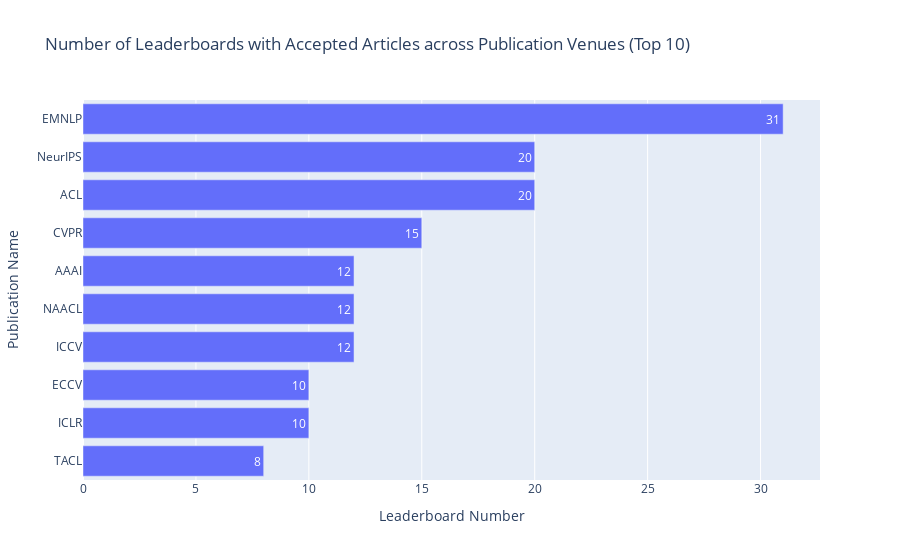

Notebook code for this chart:
### Code cell
df = pd.read_csv(path_paper / 'leaderboard_processed.csv')
df_pub = df[df['Publication venues'].notna()]
print(f"{round(len(df_pub)/len(df)*100,2)}% ({len(df_pub)} out of {len(df)}) leaderboards are associated with specific publications, including articles, preprints, and reports.")

df_pub['Publication venues'] = df_pub['Publication venues'].apply(ast.literal_eval)
df_accepted = df_pub[df_pub['Publication venues'].apply(lambda x: 'Preprint' not in x)]
print(f"{round(len(df_accepted)/len(df)*100,2)}%  ({len(df_accepted)} out of {len(df_pub)}) articles have been accepted in a specific workshop, conference, and journal.")

df_split = df_accepted.explode('Publication venues').groupby('Publication venues').size().reset_index(name='Frequency')
df_split['Weight'] = 1

statistics = {
    'Distribution': 'Leaderboard Systems across Publication Venues',
    'Mean': np.mean(df_split['Frequency']),
    'Median': np.median(df_split['Frequency']),
    'IQR': df_split['Frequency'].quantile(0.75) - df_split['Frequency'].quantile(0.25),
    'Gini Coefficient': ineqpy.inequality.gini(data=df_split, income='Frequency', weights='Weight'),
}
df_statistics = pd.read_csv(path_paper / 'leaderboard_statistics.csv')
df_statistics = pd.concat([df_statistics, pd.DataFrame([statistics])], ignore_index=True)
df_statistics.drop_duplicates(subset=['Distribution'], keep='last', inplace=True)
df_statistics.sort_values(by='Distribution', inplace=True)
df_statistics.to_csv(path_paper / 'leaderboard_statistics.csv', index=False)

df_top = df_split.sort_values(by='Frequency', ascending=False).head(10)
print(f"{df_top['Publication venues'].iloc[0]} emerges as the conference with the most number of accepted articles, accounting for {round(df_top['Frequency'].iloc[0]/len(df_accepted)*100,2)}% ({df_top['Frequency'].iloc[0]} out of {len(df_accepted)}) of the total.")

fig = go.Figure(go.Bar(
        x=df_top['Frequency'],  # Values for the bar lengths
        y=df_top['Publication venues'],  # Categories for each bar
        orientation='h',  # Sets the bars to be horizontal
        text=df_top['Frequency'],  # Adds the values as text on each bar
        textposition='auto'  # Automatically positions the text on the bars
))
fig.update_layout(
        title=f'Number of Leaderboards with Accepted Articles across Publication Venues (Top 10)',
        xaxis_title='Leaderboard Number',
        yaxis_title='Publication Name',
        yaxis_autorange='reversed'  # This line makes the bars go top-down
)
fig.show()

### Figure 1 — Plotly figure (JSON) as saved in the notebook; plotly's stock layout.template omitted (floating-point values rounded to 4 significant figures)
{"data": [{"orientation": "h", "text": [31, 20, 20, 15, 12, 12, 12, 10, 10, 8], "textposition": "auto", "type": "bar", "x": [31, 20, 20, 15, 12, 12, 12, 10, 10, 8], "y": ["EMNLP", "NeurIPS", "ACL", "CVPR", "AAAI", "NAACL", "ICCV", "ECCV", "ICLR", "TACL"]}], "layout": {"title": {"text": "Number of Leaderboards with Accepted Articles across Publication Venues (Top 10)"}, "xaxis": {"title": {"text": "Leaderboard Number"}}, "yaxis": {"autorange": "reversed", "title": {"text": "Publication Name"}}}}
